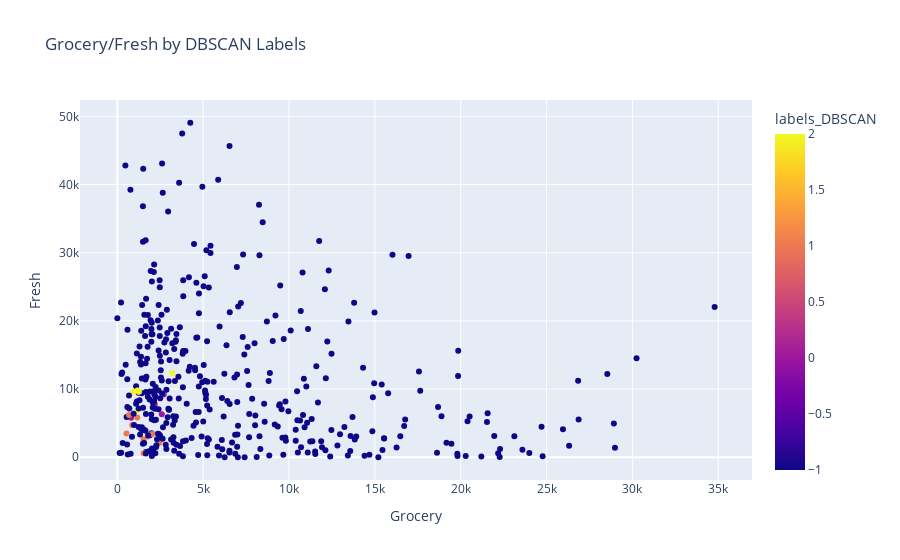

Notebook source saved alongside this figure:
### Code cell
fig = px.scatter(customer, 
                 x="Grocery", 
                 y="Fresh", 
                 color="labels_DBSCAN",
                 title='Grocery/Fresh by DBSCAN Labels'
                )
fig.show()

### Figure 1 — Plotly figure (JSON) as saved in the notebook; plotly's stock layout.template omitted (floating-point values rounded to 4 significant figures; data arrays with more than 128 entries replaced by an {"elided": "..."} marker saying what was removed)
{"data": [{"hovertemplate": "Grocery=%{x}<br>Fresh=%{y}<br>labels_DBSCAN=%{marker.color}<extra></extra>", "legendgroup": "", "marker": {"color": {"elided": "414 int values"}, "coloraxis": "coloraxis", "symbol": "circle"}, "mode": "markers", "name": "", "orientation": "v", "showlegend": false, "type": "scatter", "x": {"elided": "414 int values"}, "xaxis": "x", "y": {"elided": "414 int values"}, "yaxis": "y"}], "layout": {"coloraxis": {"colorbar": {"title": {"text": "labels_DBSCAN"}}, "colorscale": [[0, "#0d0887"], [0.1111, "#46039f"], [0.2222, "#7201a8"], [0.3333, "#9c179e"], [0.4444, "#bd3786"], [0.5556, "#d8576b"], [0.6667, "#ed7953"], [0.7778, "#fb9f3a"], [0.8889, "#fdca26"], [1, "#f0f921"]]}, "legend": {"tracegroupgap": 0}, "title": {"text": "Grocery/Fresh by DBSCAN Labels"}, "xaxis": {"anchor": "y", "domain": [0, 1], "title": {"text": "Grocery"}}, "yaxis": {"anchor": "x", "domain": [0, 1], "title": {"text": "Fresh"}}}}
